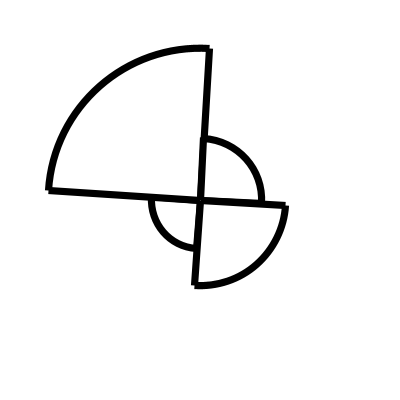
Frame 1 (no input)
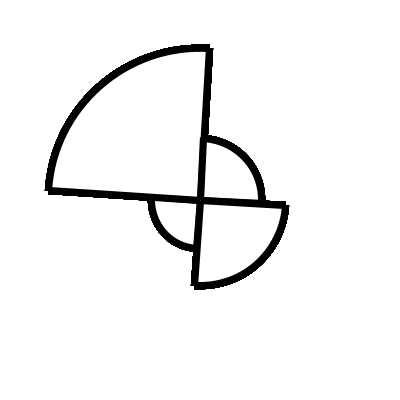
Frame 60 (the mouse pressed at the canvas centre just before this capture)
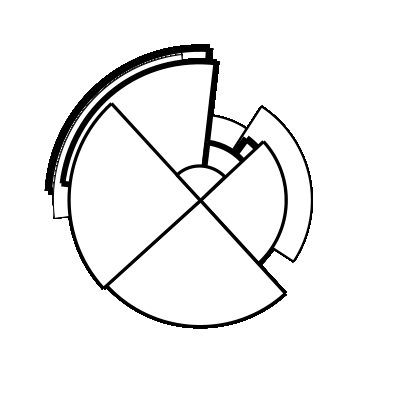
Frame 120 (the mouse held since frame 60 and released just before this capture)

The Processing sketch that drew these frames (run headless with seeded random() and noise(); from frame 60 on, the mouse is pressed at the canvas centre):

// Processing sketch: Kaynting
// ── Kaynting.pde
/*
logo maker
*/

Deffstar weGot;
int[] capModes = {ROUND, SQUARE};

void
setup() {
  size(400, 400);
  smooth();
  background(255);
  strokeCap(ROUND);
  
  int cm = capModes[(int)random(0, capModes.length)];
  weGot = new Deffstar(width/2, height/2, 1, cm);
}

void
draw() {
  weGot.render();
}

void
mousePressed() {
  int cm = capModes[(int)random(0, capModes.length)];
  
  if(mouseButton == RIGHT) {
    String filename = "Kaynting_" + year() + "-" + month() + "-" + day() + "_" + hour() +"."+minute()+"."+second()+".png";
    println("Saving image: " + filename);
    save(filename);
  } else if(mouseButton == LEFT) { 
    weGot = new Deffstar(width/2, height/2, 1, cm);
  } else {
    background(255);
    weGot = new Deffstar(width/2, height/2, 0, cm);
  }
}

// ── Arcii.pde
public class
Arcii {
  public int aWidth;
  public int aHeight;
  
  public float aStart;
  public float aStop;
  
  public int x = width/2;
  public int y = height/2;
  
  public float strokeWidth = 1.0;
  
  private float PI_2 = PI/2;
  
  private float lengthFactor = 2.5;
  
  public
  Arcii(int x, int y, float astart, float astop, float strokeWidth) {
    aStart = astart;
    aStop = astop;
    
    aWidth = (int)random(20, 350);
    aHeight = aWidth; //(int)random(25, 300);
    
    this.strokeWidth = strokeWidth;
    
    this.x = x;
    this.y = y;
    
    lengthFactor = 2.82; //random(2.2, 2.825);
  }
  
  public void
  render() {
    fill(255);
    strokeWeight(strokeWidth);
    arc(x, y, aWidth, aHeight, aStart, aStop);
    
    pushMatrix();
    //stroke(color(255, 0, 0));
    translate(x, y);
    float rotAng = aStart/2;
    
    float fx = aWidth/lengthFactor;
    float fy = aHeight/lengthFactor;
    
    rotate(aStart-(PI/4));
    // line(0, 0, 800, 600);
    line(0, 0, fx, fy);
    popMatrix();
    
    pushMatrix();
    //stroke(color(0, 255, 0));
    translate(x, y);
    
    //stroke(color(0, 255, 0));
    rotate(aStart+(PI/4));
    // line(0, 0, 800, 600);
    line(0, 0, fx, fy);
    popMatrix();
    
    //stroke(color(0, 0, 0));
  }
}

// ── Deffstar.pde
public class
Deffstar {
  private ArrayList parts;
  private int cap = ROUND;
  public boolean oneColor = true;
  //public TColor colorOne;
  //public TColor colorTwo;
  
  public
  Deffstar(int sx, int sy, int np, int c) {
    int nParts = 1;
    
    if(np <= 0) {
      nParts = (int)random(2, 12);
    } else {
      nParts = np;
    }
    
    /*TColor col = ColorRange.DARK.getColor();
    ArrayList strategies = ColorTheoryRegistry.getRegisteredStrategies();
    ColorTheoryStrategy s = (ColorTheoryStrategy)strategies.get((int)random(0, strategies.size()));
    ColorList list = ColorList.createUsingStrategy(s, col);
    list=new ColorRange(list).addBrightnessRange(1, 2).getColors(null, 150, 0.5);
    list.sortByDistance(false);
    
    int colIndex = (int)random(list.size()/2, list.size());
    
    TColor colorOne = (TColor)list.get(colIndex);
    TColor colorTwo = (TColor)list.get((int)random(list.size()/2, list.size()));*/
    
    // println(colorOne);
    
    parts = new ArrayList();
    
    for(int i = 0; i < nParts; i++) {
      Part p = new Part(sx, sy);
      parts.add(p);
    }
    
    cap = c;
    strokeCap(cap);
  }
  
  public void
  render() {
    for(int i = 0; i < parts.size(); i++) {     
      Part p = (Part)parts.get(i);
      p.render();
    }
  }
}

// ── Part.pde
public class
Part {
  public int nCross = 1;
  public color crossColor = color(0, 0, 0);
  public ArrayList arcii = new ArrayList();
  
  private float PI_180 = PI/180;
  private float PI_2 = PI/2;
  
  public
  Part(int x, int y) {
    // one radian is equal to 180/π degrees
    // rad = deg*(pi/180)
 
    float radStart = radians(random(0, 360)); // * PI_180);
    float sw = random(0.5, 7.5); // stroke width
    
    Arcii a1 = new Arcii(x, y, radStart, radStart+(PI_2), sw);
    arcii.add(a1);   
    radStart+=(PI_2);
    
    Arcii a2 = new Arcii(x, y, radStart, radStart+(PI_2), sw);
    arcii.add(a2);
    radStart+=(PI_2);
   
    Arcii a3 = new Arcii(x, y, radStart, radStart+(PI_2), sw);
    arcii.add(a3);
    radStart+=(PI_2);
    
    Arcii a4 = new Arcii(x, y, radStart, radStart+(PI_2), sw);
    arcii.add(a4);
    radStart+=(PI_2);
  }
  
  public void
  render() {
    for(int i = 0; i < arcii.size(); i++) {
      Arcii a = (Arcii)arcii.get(i);
      a.render();
    }
  }
}
